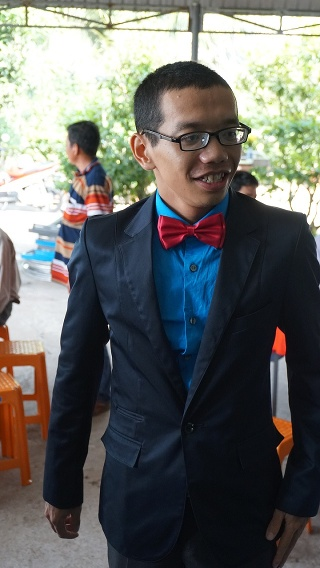
#> input picture input/001.jpg, 320 x 568 px; its folder holds only this picture in this run
$ python image_augmentation.py
#> lines starting #> are read from the running program, lines starting #| are printed output that depends on the picture
import os
import numpy as np
import cv2
import glob
from PIL import Image

# print(os.getcwd())

# IMAGE PATH
input_folder = './input'
output_folder = './output'

# print(glob.glob(input_folder + "/*.jpg"))

# RESIZE IMAGE
def resize_img(input_img,fx,fy):
	for filename in os.listdir(input_img):
		if filename.endswith(".jpg") or filename.endswith(".png"):
			img_path = os.path.join(input_img, filename)
			img = cv2.imread(img_path)
			resized = cv2.resize(img, None, fx=fx, fy=fy, interpolation = cv2.INTER_CUBIC)
			new_filename = "resized_" + filename
			new_path = os.path.join(input_img,new_filename)
			cv2.imwrite(new_path,resized)

# resize_img(input_folder,0.5,0.5)

# CROPPING
def crop_img(input_path,save_path,y1,y2,x1,x2):
#> called with input_path = './input', save_path = './output', y1 = 0, y2 = 300, x1 = 0, x2 = 350
	for filename in os.listdir(input_path):
		if filename.endswith(".jpg") or filename.endswith(".png"):
			img_path = os.path.join(input_path, filename)
			img = cv2.imread(img_path)
#> img is the input picture: shape (568, 320, 3); mean B, G, R 100.6, 103.1, 101.8
			cropped = img[y1:y2,x1:x2]
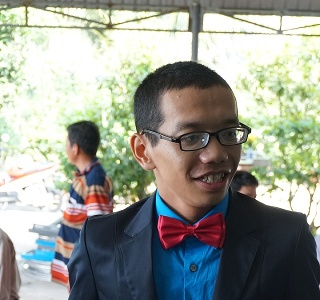
#> cropped: shape (300, 320, 3); mean B, G, R 145, 153.8, 150.2
			new_filename = "cropped_" + filename
			new_path = os.path.join(save_path, new_filename)
			cv2.imwrite(new_path,cropped)

# ROTATION
def rotation(input_path,save_path,deg):
#> called with input_path = './input', save_path = './output', deg = 30
	for filename in os.listdir(input_path):
		if filename.endswith(".jpg") or filename.endswith(".png"):
			img_path = os.path.join(input_path, filename)
			img = cv2.imread(img_path)
			h,w = img.shape[:2]
#> h = 568; w = 320
			rotation_matrix = cv2.getRotationMatrix2D((w/2,h/2),deg,1.0)
			rotated_img = cv2.warpAffine(img,rotation_matrix,(w,h))
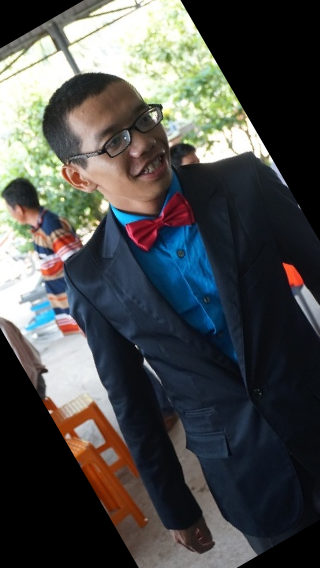
#> rotated_img: shape (568, 320, 3); mean B, G, R 74.5, 75.6, 74.6
			new_filename = "rotated_" + filename
			new_path = os.path.join(save_path, new_filename)
			cv2.imwrite(new_path, rotated_img)

# INCREASE BRIGHTNESS
def increase_brightness(input_path,save_path,value):
	# Perform rotation for each img in input folder
#> called with input_path = './input', save_path = './output', value = 50
	for filename in os.listdir(input_path):
		if filename.endswith(".jpg") or filename.endswith(".png"):
			img_path = os.path.join(input_path, filename)
			img = cv2.imread(img_path)
			bright = np.ones(img.shape , dtype="uint8") * value
			increased = cv2.add(img,bright)
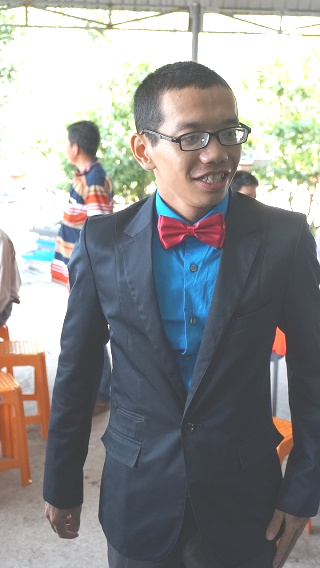
#> increased: shape (568, 320, 3); mean B, G, R 143.9, 143.8, 143.4
			new_filename = "increased_bright_" + filename
			new_path = os.path.join(save_path, new_filename)
			cv2.imwrite(new_path, increased)

# DECREASE BRIGHTNESS
def decrease_brightness(input_path,save_path,value):
	# Perform rotation for each img in input folder
#> called with input_path = './input', save_path = './output', value = 50
	for filename in os.listdir(input_path):
		if filename.endswith(".jpg") or filename.endswith(".png"):
			img_path = os.path.join(input_path, filename)
			img = cv2.imread(img_path)
			bright = np.ones(img.shape , dtype="uint8") * value
			decreased = cv2.subtract(img,bright)
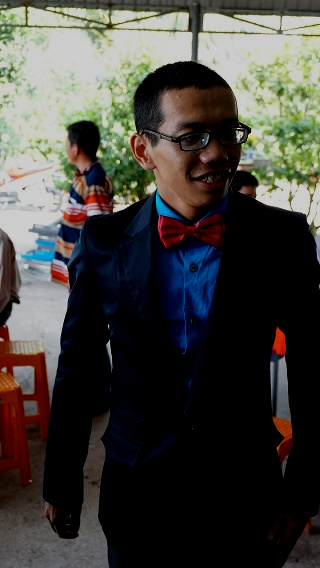
#> decreased: shape (568, 320, 3); mean B, G, R 60.2, 64.9, 66.6
			new_filename = "decreased_bright_" + filename
			new_path = os.path.join(save_path, new_filename)
			cv2.imwrite(new_path, decreased)

# FLIPPING
def flip_img(input_path,save_path,value):
#> called with input_path = './input', save_path = './output', value = 1
	for filename in os.listdir(input_path):
		if filename.endswith(".jpg") or filename.endswith(".png"):
			img_path = os.path.join(input_path, filename)
			img = cv2.imread(img_path)
			flip = cv2.flip(img,value)
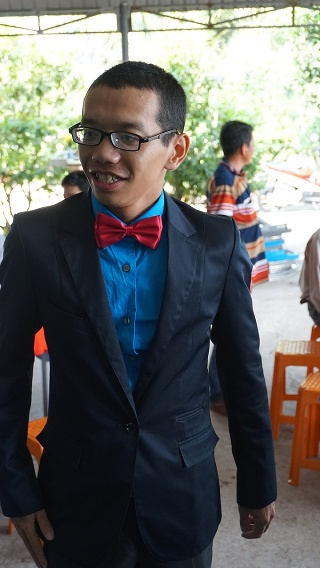
#> flip: shape (568, 320, 3); mean B, G, R 100.6, 103.1, 101.8
			new_filename = "flipped_" + filename
			new_path = os.path.join(save_path, new_filename)
			cv2.imwrite(new_path, flip)

# SHARPEN
def sharpen(input_path,save_path):
#> called with input_path = './input', save_path = './output'
	for filename in os.listdir(input_path):
		if filename.endswith(".jpg") or filename.endswith(".png"):
			img_path = os.path.join(input_path, filename)
			img = cv2.imread(img_path)
			kernel = np.array([ [0,-1,0],
								[-1,5,-1],
								[0,-1,0] ])
			sharpened = cv2.filter2D(img,-1,kernel)
			new_filename = "sharpened_" + filename
			new_path = os.path.join(save_path, new_filename)
			cv2.imwrite(new_path, sharpened)

# GAUSSIAN BLUR
def gaussian_blur(input_path,save_path,ksize,blur):
#> called with input_path = './input', save_path = './output', ksize = (5, 5), blur = 1
	for filename in os.listdir(input_path):
		if filename.endswith(".jpg") or filename.endswith(".png"):
			img_path = os.path.join(input_path, filename)
			img = cv2.imread(img_path)
			gs_blurred = cv2.GaussianBlur(img,ksize,blur)
			new_filename = "gauss_blurred" + filename
			new_path = os.path.join(save_path, new_filename)
			cv2.imwrite(new_path, gs_blurred)

# AVERAGE BLUR
def avg_blur(input_path,save_path,ksize):
#> called with input_path = './input', save_path = './output', ksize = (5, 5)
	for filename in os.listdir(input_path):
		if filename.endswith(".jpg") or filename.endswith(".png"):
			img_path = os.path.join(input_path, filename)
			img = cv2.imread(img_path)
			blurred = cv2.blur(img,ksize)
			new_filename = "blurred" + filename
			new_path = os.path.join(save_path, new_filename)
			cv2.imwrite(new_path, blurred)

# EDGE DETECTION
def edge_detect(input_path,save_path):
	for filename in os.listdir(input_path):
		if filename.endswith(".jpg") or filename.endswith(".png"):
			img_path = os.path.join(input_path, filename)
			img = cv2.imread(img_path)
			kernel = np.array([ [-1,-1,-1],
								[-1,8,-1],
								[-1,-1,-1] ])
			edge = cv2.filter2D(img,-1,kernel)
			new_filename = "edge_" + filename
			new_path = os.path.join(save_path, new_filename)
			cv2.imwrite(new_path, edge)

# edge_detect(input_folder,output_folder)

# SATURATION
def img_saturation(input_path,save_path,sat):
#> called with input_path = './input', save_path = './output', sat = 75
	for filename in os.listdir(input_path):
		if filename.endswith(".jpg") or filename.endswith(".png"):
			img_path = os.path.join(input_path, filename)
			img = cv2.imread(img_path)
			img = cv2.cvtColor(img, cv2.COLOR_BGR2HSV)
#> img: shape (568, 320, 3); mean H, S, V 73.6, 83, 115.4
			v = img[:, :, 2]
			v = np.where(v <= 255 - sat, v + sat, 255)
			img[:, :, 2] = v
#> img: shape (568, 320, 3); mean H, S, V 73.6, 83, 173.7
			saturated = cv2.cvtColor(img, cv2.COLOR_HSV2BGR)
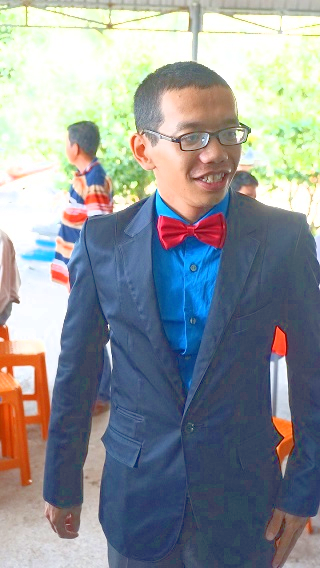
#> saturated: shape (568, 320, 3); mean B, G, R 152.3, 147.6, 142.9
			new_filename = "saturated_" + filename
			new_path = os.path.join(save_path, new_filename)
			cv2.imwrite(new_path,saturated)

# HUE
def hue_img(input_path,save_path,sat):
#> called with input_path = './input', save_path = './output', sat = 25
	for filename in os.listdir(input_path):
		if filename.endswith(".jpg") or filename.endswith(".png"):
			img_path = os.path.join(input_path, filename)
			img = cv2.imread(img_path)
			img = cv2.cvtColor(img, cv2.COLOR_BGR2HSV)
			v = img[:, :, 2]
			v = np.where(v <= 255 + sat, v - sat, 255)
			img[:, :, 2] = v
#> img: shape (568, 320, 3); mean H, S, V 73.6, 83, 133.7
			hue = cv2.cvtColor(img, cv2.COLOR_HSV2BGR)
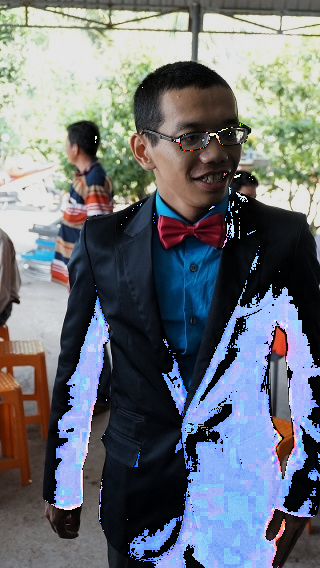
#> hue: shape (568, 320, 3); mean B, G, R 120.9, 114.1, 108.4
			new_filename = "hue_" + filename
			new_path = os.path.join(save_path, new_filename)
			cv2.imwrite(new_path,hue)

# DATA AUGMENTATION
def img_augmentation(input_path,save_path):
	crop_img(input_path,save_path,0,300,0,350) # (y1,y2,x1,x2)=(bottom,top,left,right)
	rotation(input_path,save_path,30)
	increase_brightness(input_path,save_path,50)
	decrease_brightness(input_path,save_path,50)
	flip_img(input_path,save_path,1)
	sharpen(input_path,save_path)
	gaussian_blur(input_path,save_path,(5,5),1.0)
	avg_blur(input_path,save_path,(5,5))
	img_saturation(input_path,save_path,75)
	hue_img(input_path,save_path,25)

img_augmentation(input_folder,output_folder)

$ run again, on input/002.jpg
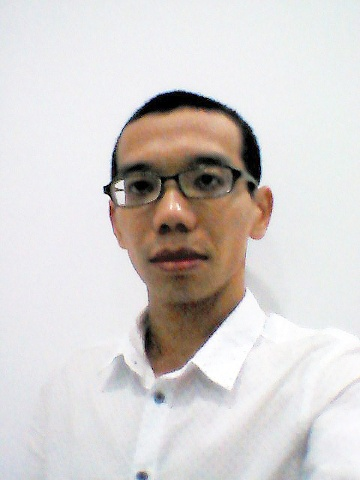
#> input picture input/002.jpg, 360 x 480 px
#> in crop_img, img is the input picture: shape (480, 360, 3); mean B, G, R 206.6, 208.5, 213.2
#> in decrease_brightness, `decreased = cv2.subtract(img,bright)`:
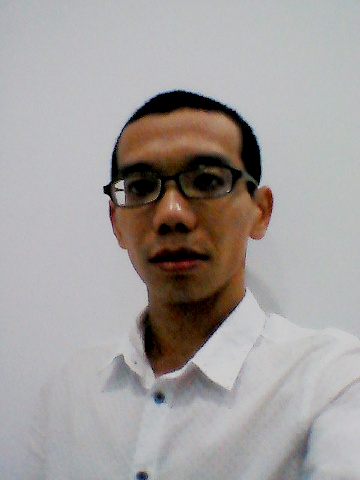
#> decreased: shape (480, 360, 3); mean B, G, R 157.5, 159.2, 163.8
#> in hue_img, `hue = cv2.cvtColor(img, cv2.COLOR_HSV2BGR)`:
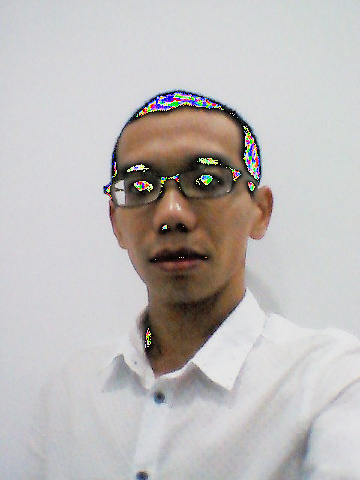
#> hue: shape (480, 360, 3); mean B, G, R 185.5, 186.6, 190.5
